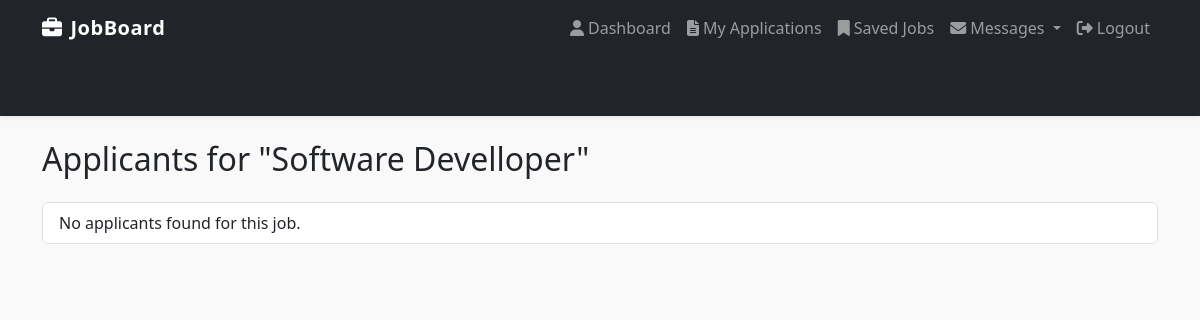
/job/1/applicants/ (signed in), run on an earlier commit of the app's database.
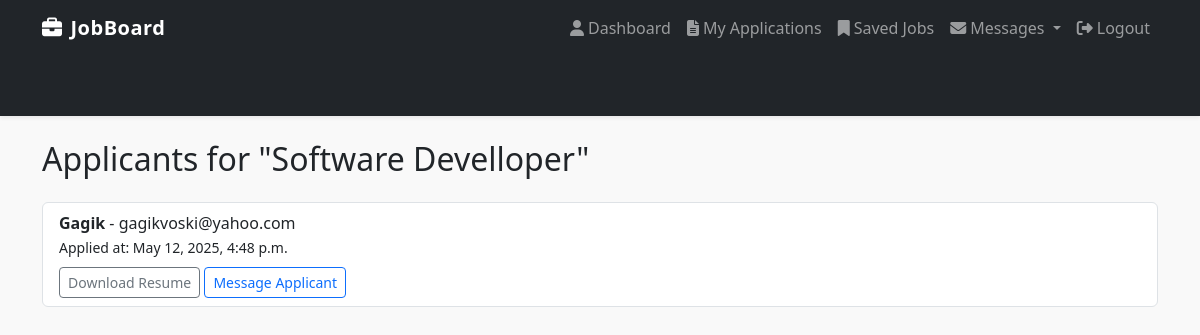
And on a later commit of the database.
### core/models.py (models this page shows, shortened)
class Application(models.Model):
    user = models.ForeignKey(User, on_delete=models.CASCADE)
    job = models.ForeignKey(Job, on_delete=models.CASCADE)
    name = models.CharField(max_length=200)
    email = models.EmailField()
    resume = models.FileField(upload_to='resumes/', blank=True, null=True)
    cover_letter = models.TextField(blank=True, null=True)
    applied_at = models.DateTimeField(auto_now_add=True)

### core/views.py (the view)
# urls.py: path('job/<int:job_id>/applicants/', views.view_applicants, name='view_applicants'),
@login_required
def view_applicants(request, job_id):
    job = get_object_or_404(Job, id=job_id)
    applicants = Application.objects.filter(job=job)
    return render(request, 'core/view_applicants.html', {'job': job, 'applicants': applicants})

### core/templates/core/view_applicants.html
{% extends 'base.html' %}
{% block content %}
  <h2>Applicants for "{{ job.title }}"</h2>
  <ul class="list-group mt-4">
    {% for app in applicants %}
      <li class="list-group-item">
        <strong>{{ app.name }}</strong> - {{ app.user.email }} <br>
        <small>Applied at: {{ app.applied_at }}</small><br>
        {% if app.user.profile.resume %}
          <a href="{{ app.user.profile.resume.url }}" target="_blank" class="btn btn-sm btn-outline-secondary mt-2">
            Download Resume
          </a>
        {% else %}
          <span class="text-muted mt-2 d-block">No resume</span>
        {% endif %}
        <a href="{% url 'message_applicant' app.user.id %}" class="btn btn-sm btn-outline-primary mt-2">
          Message Applicant
        </a>
      </li>
    {% empty %}
      <li class="list-group-item">No applicants found for this job.</li>
    {% endfor %}
  </ul>
{% endblock %}

What changed in the data, as far as the page shows it:
added Application: name "Gagik", user.email "gagikvoski@yahoo.com", applied_at "May 12, 2025, 4:48 p.m."
Also different on the page:
text no longer shown: "No applicants found for this job."
